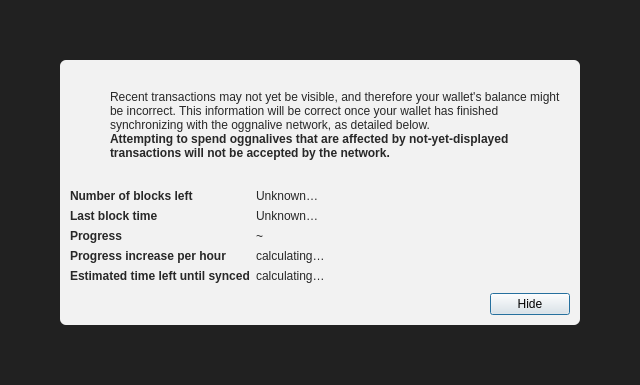
<?xml version="1.0" encoding="UTF-8"?>
<ui version="4.0">
 <class>ModalOverlay</class>
 <widget class="QWidget" name="ModalOverlay">
  <property name="geometry">
   <rect>
    <x>0</x>
    <y>0</y>
    <width>640</width>
    <height>385</height>
   </rect>
  </property>
  <property name="windowTitle">
   <string>Form</string>
  </property>
  <layout class="QVBoxLayout" name="verticalLayout" stretch="0">
   <property name="sizeConstraint">
    <enum>QLayout::SetDefaultConstraint</enum>
   </property>
   <property name="leftMargin">
    <number>0</number>
   </property>
   <property name="topMargin">
    <number>0</number>
   </property>
   <property name="rightMargin">
    <number>0</number>
   </property>
   <property name="bottomMargin">
    <number>0</number>
   </property>
   <item>
    <widget class="QWidget" name="bgWidget" native="true">
     <property name="styleSheet">
      <string notr="true">#bgWidget { background: rgba(0,0,0,220); }</string>
     </property>
     <layout class="QVBoxLayout" name="verticalLayoutMain" stretch="1">
      <property name="leftMargin">
       <number>60</number>
      </property>
      <property name="topMargin">
       <number>60</number>
      </property>
      <property name="rightMargin">
       <number>60</number>
      </property>
      <property name="bottomMargin">
       <number>60</number>
      </property>
      <item>
       <widget class="QWidget" name="contentWidget" native="true">
        <property name="styleSheet">
         <string notr="true">#contentWidget { background: rgba(255,255,255,240); border-radius: 6px; }

QLabel { color: rgb(40,40,40);  }</string>
        </property>
        <layout class="QVBoxLayout" name="verticalLayoutSub" stretch="1,0,0,0">
         <property name="spacing">
          <number>0</number>
         </property>
         <property name="leftMargin">
          <number>10</number>
         </property>
         <property name="topMargin">
          <number>10</number>
         </property>
         <property name="rightMargin">
          <number>10</number>
         </property>
         <property name="bottomMargin">
          <number>10</number>
         </property>
         <item>
          <layout class="QHBoxLayout" name="horizontalLayoutIconText" stretch="0,1">
           <property name="topMargin">
            <number>20</number>
           </property>
           <item>
            <layout class="QVBoxLayout" name="verticalLayoutIcon">
             <property name="leftMargin">
              <number>0</number>
             </property>
             <item>
              <widget class="QPushButton" name="warningIcon">
               <property name="enabled">
                <bool>false</bool>
               </property>
               <property name="text">
                <string/>
               </property>
               <property name="icon">
                <iconset>
                 <normaloff>:/icons/warning</normaloff>
                 <disabledoff>:/icons/warning</disabledoff>:/icons/warning</iconset>
               </property>
               <property name="iconSize">
                <size>
                 <width>48</width>
                 <height>48</height>
                </size>
               </property>
               <property name="flat">
                <bool>true</bool>
               </property>
              </widget>
             </item>
             <item>
              <spacer name="verticalSpacerWarningIcon">
               <property name="orientation">
                <enum>Qt::Vertical</enum>
               </property>
               <property name="sizeHint" stdset="0">
                <size>
                 <width>20</width>
                 <height>40</height>
                </size>
               </property>
              </spacer>
             </item>
            </layout>
           </item>
           <item>
            <layout class="QVBoxLayout" name="verticalLayoutInfoText">
             <property name="leftMargin">
              <number>0</number>
             </property>
             <property name="topMargin">
              <number>0</number>
             </property>
             <item>
              <widget class="QLabel" name="infoText">
               <property name="text">
                <string>Recent transactions may not yet be visible, and therefore your wallet's balance might be incorrect. This information will be correct once your wallet has finished synchronizing with the oggnalive network, as detailed below.</string>
               </property>
               <property name="textFormat">
                <enum>Qt::RichText</enum>
               </property>
               <property name="wordWrap">
                <bool>true</bool>
               </property>
              </widget>
             </item>
             <item>
              <widget class="QLabel" name="infoTextStrong">
               <property name="font">
                <font>
                 <weight>75</weight>
                 <bold>true</bold>
                </font>
               </property>
               <property name="text">
                <string>Attempting to spend oggnalives that are affected by not-yet-displayed transactions will not be accepted by the network.</string>
               </property>
               <property name="textFormat">
                <enum>Qt::RichText</enum>
               </property>
               <property name="wordWrap">
                <bool>true</bool>
               </property>
              </widget>
             </item>
             <item>
              <spacer name="verticalSpacerInTextSpace">
               <property name="orientation">
                <enum>Qt::Vertical</enum>
               </property>
               <property name="sizeHint" stdset="0">
                <size>
                 <width>20</width>
                 <height>40</height>
                </size>
               </property>
              </spacer>
             </item>
            </layout>
           </item>
          </layout>
         </item>
         <item>
          <spacer name="verticalSpacerAfterText">
           <property name="orientation">
            <enum>Qt::Vertical</enum>
           </property>
           <property name="sizeHint" stdset="0">
            <size>
             <width>20</width>
             <height>40</height>
            </size>
           </property>
          </spacer>
         </item>
         <item>
          <layout class="QFormLayout" name="formLayout">
           <property name="fieldGrowthPolicy">
            <enum>QFormLayout::FieldsStayAtSizeHint</enum>
           </property>
           <property name="horizontalSpacing">
            <number>6</number>
           </property>
           <property name="verticalSpacing">
            <number>6</number>
           </property>
           <property name="topMargin">
            <number>10</number>
           </property>
           <item row="0" column="0">
            <widget class="QLabel" name="labelNumberOfBlocksLeft">
             <property name="font">
              <font>
               <weight>75</weight>
               <bold>true</bold>
              </font>
             </property>
             <property name="text">
              <string>Number of blocks left</string>
             </property>
            </widget>
           </item>
           <item row="0" column="1">
            <widget class="QLabel" name="numberOfBlocksLeft">
             <property name="text">
              <string>Unknown…</string>
             </property>
            </widget>
           </item>
           <item row="1" column="0">
            <widget class="QLabel" name="labelLastBlockTime">
             <property name="font">
              <font>
               <weight>75</weight>
               <bold>true</bold>
              </font>
             </property>
             <property name="text">
              <string>Last block time</string>
             </property>
            </widget>
           </item>
           <item row="1" column="1">
            <widget class="QLabel" name="newestBlockDate">
             <property name="sizePolicy">
              <sizepolicy hsizetype="Maximum" vsizetype="Preferred">
               <horstretch>0</horstretch>
               <verstretch>0</verstretch>
              </sizepolicy>
             </property>
             <property name="text">
              <string>Unknown…</string>
             </property>
            </widget>
           </item>
           <item row="2" column="0">
            <widget class="QLabel" name="labelSyncDone">
             <property name="font">
              <font>
               <weight>75</weight>
               <bold>true</bold>
              </font>
             </property>
             <property name="text">
              <string>Progress</string>
             </property>
            </widget>
           </item>
           <item row="2" column="1">
            <layout class="QHBoxLayout" name="horizontalLayoutSync" stretch="0,1">
             <item>
              <widget class="QLabel" name="percentageProgress">
               <property name="text">
                <string notr="true">~</string>
               </property>
              </widget>
             </item>
            </layout>
           </item>
           <item row="4" column="0">
            <widget class="QLabel" name="labelProgressIncrease">
             <property name="font">
              <font>
               <weight>75</weight>
               <bold>true</bold>
              </font>
             </property>
             <property name="text">
              <string>Progress increase per hour</string>
             </property>
            </widget>
           </item>
           <item row="4" column="1">
            <widget class="QLabel" name="progressIncreasePerH">
             <property name="text">
              <string>calculating…</string>
             </property>
            </widget>
           </item>
           <item row="5" column="0">
            <widget class="QLabel" name="labelEstimatedTimeLeft">
             <property name="font">
              <font>
               <weight>75</weight>
               <bold>true</bold>
              </font>
             </property>
             <property name="text">
              <string>Estimated time left until synced</string>
             </property>
            </widget>
           </item>
           <item row="5" column="1">
            <widget class="QLabel" name="expectedTimeLeft">
             <property name="text">
              <string>calculating…</string>
             </property>
            </widget>
           </item>
          </layout>
         </item>
         <item>
          <layout class="QHBoxLayout" name="horizontalLayoutButtons">
           <property name="leftMargin">
            <number>10</number>
           </property>
           <property name="topMargin">
            <number>10</number>
           </property>
           <item>
            <spacer name="horizontalSpacer">
             <property name="orientation">
              <enum>Qt::Horizontal</enum>
             </property>
             <property name="sizeHint" stdset="0">
              <size>
               <width>40</width>
               <height>20</height>
              </size>
             </property>
            </spacer>
           </item>
           <item>
            <widget class="QPushButton" name="closeButton">
             <property name="text">
              <string>Hide</string>
             </property>
             <property name="shortcut">
              <string>Esc</string>
             </property>
             <property name="focusPolicy">
              <enum>Qt::StrongFocus</enum>
             </property>
             <property name="default">
              <bool>true</bool>
             </property>
            </widget>
           </item>
          </layout>
         </item>
        </layout>
       </widget>
      </item>
     </layout>
    </widget>
   </item>
  </layout>
 </widget>
 <resources/>
 <connections/>
</ui>
